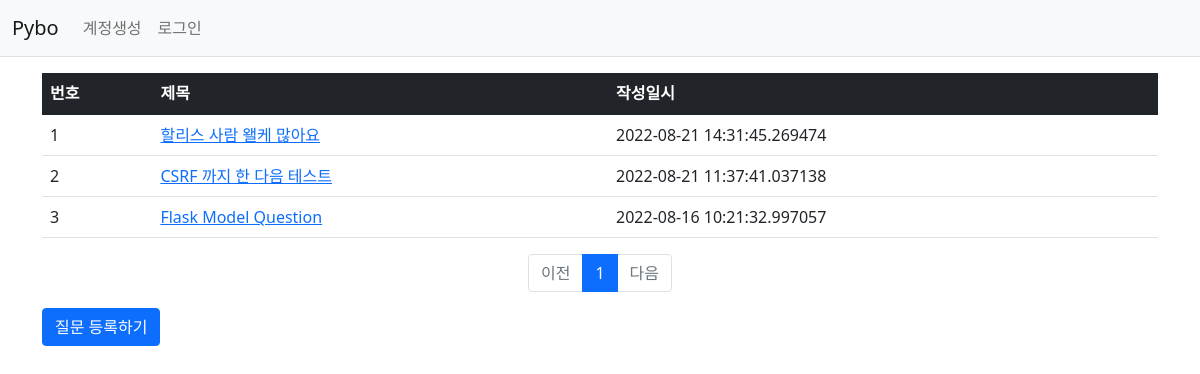
Page /question/list/ on the earlier database version.
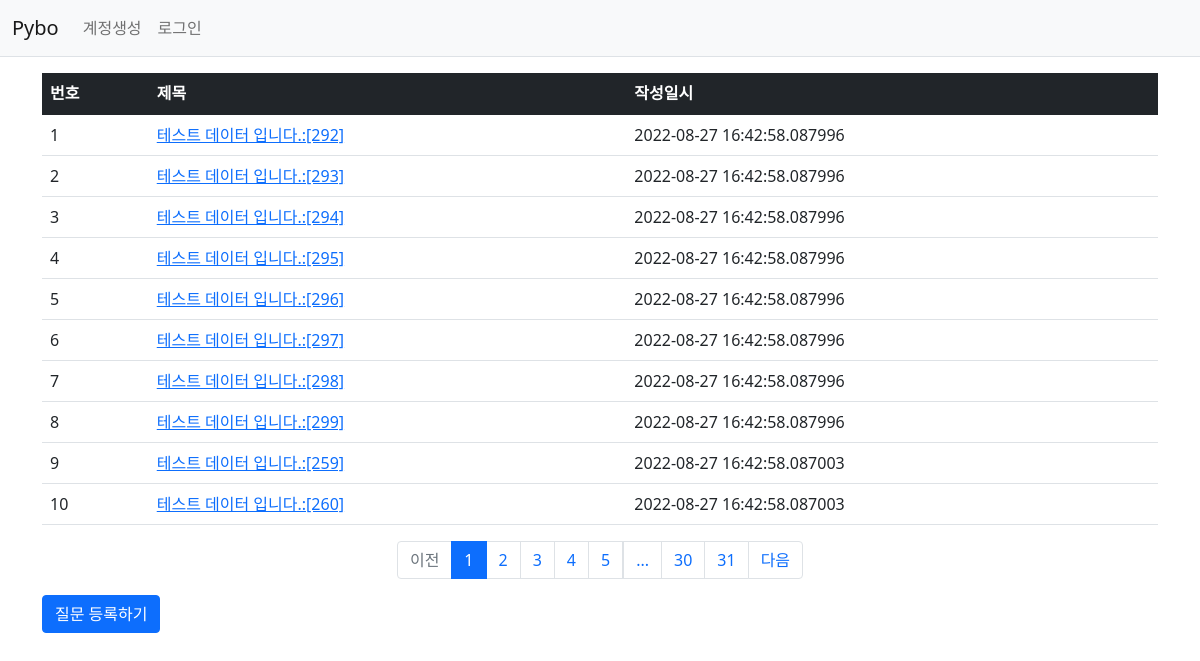
Same page on the later database version.
### pybo/models.py (models this page shows)
class Question(db.Model) : ## class 이름으로 Table 이름이 생성됨
    id = db.Column(db.Integer, primary_key = True) ## 칼럼 속성과 기본키인지 아닌지
    subject = db.Column(db.String(200), nullable=False) ## Null값 허용 안 함
    content = db.Column(db.Text(), nullable=False)
    create_date = db.Column(db.DateTime(), nullable=False)

### pybo/views/question_views.py (the view)
@bp.route('/list/')
def _list() :
    page = request.args.get('page', type=int, default=1)  # 페이지
    question_list = Question.query.order_by(Question.create_date.desc())
    question_list = question_list.paginate(page, per_page=10)
    return render_template('question/question_list.html', question_list = question_list)

### pybo/templates/question/question_list.html
{% extends 'base.html' %}
{% block content %}
<div class = "container my-3">
    <table class="table">
        <thead>
        <tr class="table-dark">
            <th>번호</th>
            <th>제목</th>
            <th>작성일시</th>
        </tr>
        </thead>
        <tbody>
        {% if question_list %}
        {% for question in question_list.items %}
        <tr>
            <td>{{ loop.index }}</td>
            <td>
                <a href = "{{ url_for('question.detail', question_id=question.id)}}">{{ question.subject }}</a>
            </td>
            <td>{{ question.create_date }}</td>
        </tr>
        {% endfor %}
        {% else %}
        <tr>
            <td colspan = "3">질문이 없습니다.</td>
        </tr>
        {% endif %}
        </tbody>
    </table>
    <ul class="pagination justify-content-center">
        {% if question_list.has_prev %}
        <li class="page-item">
            <a class="page-link" href="?page={{ question_list.prev_num }}">이전</a>
        </li>
        {% else %}
        <li class="page-item disabled">
            <a class="page-link" tabindex="-1" aria-disabled="true" href="javascript:void(0)">이전</a>
        </li>
        {% endif %}
        {% for page_num in question_list.iter_pages() %}
        {% if page_num %}
        {% if page_num != question_list.page %}
        <li class="page-item">
            <a class="page-link" href="?page={{ page_num }}">{{ page_num }}</a>
        </li>
        {% else %}
        <li class="page-item active" aria-current="page">
            <a class="page-link" href="javascript:void(0)">{{ page_num }}</a>
        </li>
        {% endif %}
        {% else %}
        <li class="disabled">
            <a class="page-link" href="javascript:void(0)">...</a>
        </li>
        {% endif %}
        {% endfor %}
        {% if question_list.has_next %}
        <li class="page-item">
            <a class="page-link" href="?page={{ question_list.next_num }}">다음</a>
        </li>
        {% else %}
        <li class="page-item disabled">
            <a class="page-link" tabindex="-1" aria-disabled="true" href="javascript:void(0)">다음</a>
        </li>
        {% endif %}
    </ul>
    <a href = "{{ url_for('question.create') }}" class = "btn btn-primary">질문 등록하기</a>
</div>
{% endblock %}

### pybo/templates/base.html (shortened to what this page needs)
<!DOCTYPE html>
<html lang = "ko">
<head>
    <link rel = 'stylesheet' href = "{{ url_for('static', filename='bootstrap.min.css')}}">
</head>
<body>
<nav class="navbar navbar-expand-lg navbar-light bg-light border-bottom">
    <div class="container-fluid">
        <a class="navbar-brand" href="{{ url_for('main.index') }}">Pybo</a>
        <div class="collapse navbar-collapse" id="navbarSupportedContent">
            <ul class="navbar-nav me-auto mb-2 mb-lg-0">
                <li class="nav-item">
                    <a class="nav-link" href="#">계정생성</a>
                </li>
                <li class="nav-item">
                    <a class="nav-link" href="#">로그인</a>
                </li>
            </ul>
        </div>
    </div>
</nav>
{% block content %}
{% endblock %}
</body>
</html>

Differences in the rows shown:
no longer on this page (row unchanged): Question: subject "할리스 사람 왤케 많아요", create_date "2022-08-21 14:31:45.269474"
no longer on this page (row unchanged): Question: subject "CSRF 까지 한 다음 테스트", create_date "2022-08-21 11:37:41.037138"
no longer on this page (row unchanged): Question: subject "Flask Model Question", create_date "2022-08-16 10:21:32.997057"
added Question: subject "테스트 데이터 입니다.:[292]", create_date "2022-08-27 16:42:58.087996"
added Question: subject "테스트 데이터 입니다.:[293]", create_date "2022-08-27 16:42:58.087996"
added Question: subject "테스트 데이터 입니다.:[294]", create_date "2022-08-27 16:42:58.087996"
added Question: subject "테스트 데이터 입니다.:[295]", create_date "2022-08-27 16:42:58.087996"
added Question: subject "테스트 데이터 입니다.:[296]", create_date "2022-08-27 16:42:58.087996"
added Question: subject "테스트 데이터 입니다.:[297]", create_date "2022-08-27 16:42:58.087996"
added Question: subject "테스트 데이터 입니다.:[298]", create_date "2022-08-27 16:42:58.087996"
added Question: subject "테스트 데이터 입니다.:[299]", create_date "2022-08-27 16:42:58.087996"
added Question: subject "테스트 데이터 입니다.:[259]", create_date "2022-08-27 16:42:58.087003"
added Question: subject "테스트 데이터 입니다.:[260]", create_date "2022-08-27 16:42:58.087003"
Other differences:
new list line: "2"
new list line: "3"
new list line: "4"
new list line: "5"
new list line: "30"
new list line: "31"
